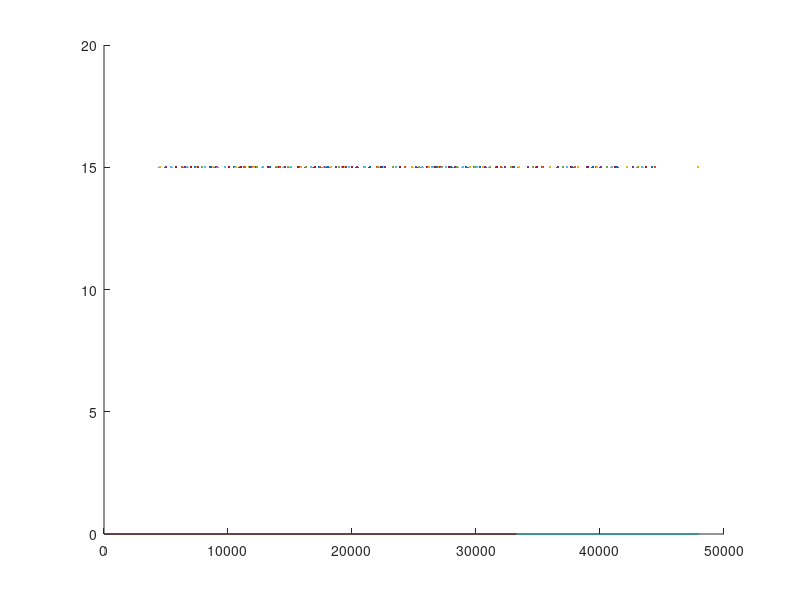

Reproduce this figure in MATLAB.
close all
load ALCR.dat
load raw_data.dat
load segments.dat

hold on
plot(ALCR, 'r')
plot(raw_data)
plot(segments, 15, '.')
hold off
